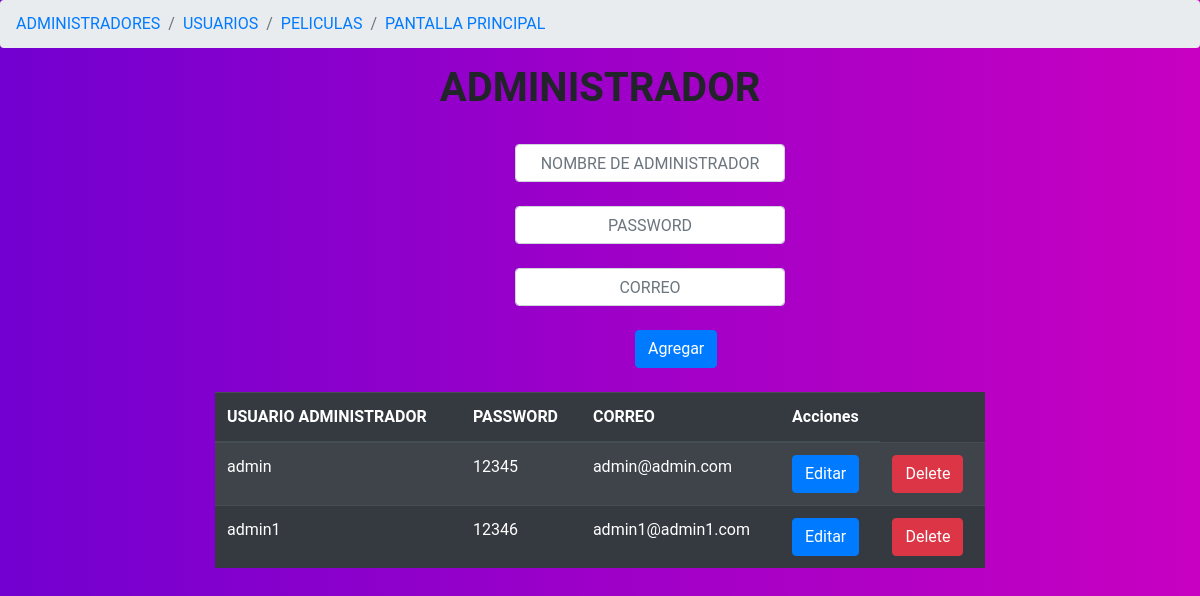
The page /admin-crud.php on the database its author committed.
### tables this page shows
CREATE TABLE administradores (
  id_admin int(11) NOT NULL AUTO_INCREMENT,
  usuario varchar(30),
  pass varchar(25),
  correo varchar(100),
  PRIMARY KEY(id_admin)
);

### admin-crud.php (the view, shortened to what this page needs)
<?php
include ('config/db.php');
$result = mysqli_query($mysqli,'select *  from administradores');
?>
<!DOCTYPE html>
<html lang="es">
<head>
    <link rel="stylesheet" href="https://cdn.jsdelivr.net/npm/bootstrap@4.5.3/dist/css/bootstrap.min.css">
    <link rel="stylesheet" href="css/admin-crud.css">
</head>
<body>
<nav aria-label="breadcrumb">
  <ol class="breadcrumb">
    <li class="breadcrumb-item"><a href="admin-crud.php">ADMINISTRADORES</a></li>
    <li class="breadcrumb-item"><a href="user-crud.php">USUARIOS</a></li>
    <li class="breadcrumb-item"><a href="peliculas-crud.php">PELICULAS</a></li>
    <li class="breadcrumb-item"><a href="PantallaPrincipal.php">PANTALLA PRINCIPAL</a></li>
  </ol>
</nav>
 <form action="admin-add.php" method="post">
 <h1 class="titulo"><strong>ADMINISTRADOR</strong> </h1>
<br>
<div class ="col-lg-3">
<input type="text" class="form-control formulario" placeholder="NOMBRE DE ADMINISTRADOR" require name="usuario">
<br>
<input type="text" class="form-control formulario" placeholder="PASSWORD" require name="pass">
<br>
<input type="text" class="form-control formulario" placeholder="CORREO" require name="correo">
</div>
<br>
<input type="submit" value="Agregar" class="btn btn-primary btncrear">
 </form>
 <br>
<div class="col-lg-8">
<table class="table table-striped table-dark tabla">
  <thead>
    <tr>
      <th scope="col">USUARIO ADMINISTRADOR</th>
      <th scope="col">PASSWORD</th>
      <th scope="col">CORREO</th>
      <th scope="col">Acciones</th>
    </tr>
  </thead>
  <tbody>
  <?php foreach($result as $row){ ?>
    <tr>
      <td><?php echo $row['usuario']; ?></td>
      <td><?php echo $row['pass']; ?></td>
      <td><?php echo $row['correo']; ?></td>
      <td><a href="admin-edit.php?id=<?php echo $row['id_admin']?>" class="btn btn-primary">Editar</a></td>
      <td><a href="admin-delete.php?id=<?php echo $row['id_admin']?>" class="btn btn-danger" >Delete</a></td>
    </tr>
        <?php }?>
    </tbody>
</table>
</body>
</html>
</body>
</html>

### css/admin-crud.css (style rules this page uses)
:root { --body_gradient_left: #7200D0; --body_gradient_right: #C800C1; --form_bg: #ffffff; --input_bg: #E5E5E5; --input_hover: #eaeaea; --submit_bg: #1FCC44; --submit_hover: #40e263; --icon_color: #6b6b6b; }
body { font-family: 'Roboto', sans-serif; background-image: linear-gradient(to right, var(--body_gradient_left), var(--body_gradient_right)); }
.titulo { text-align: center; }
.formulario { text-align: center; margin-left: 500px; }
.btncrear { margin-left: 635px; }
.tabla { margin-left: 200px; }

### rows shown on the page
administradores: usuario "admin", pass "12345", correo "admin@admin.com"
administradores: usuario "admin1", pass "12346", correo "admin1@admin1.com"
